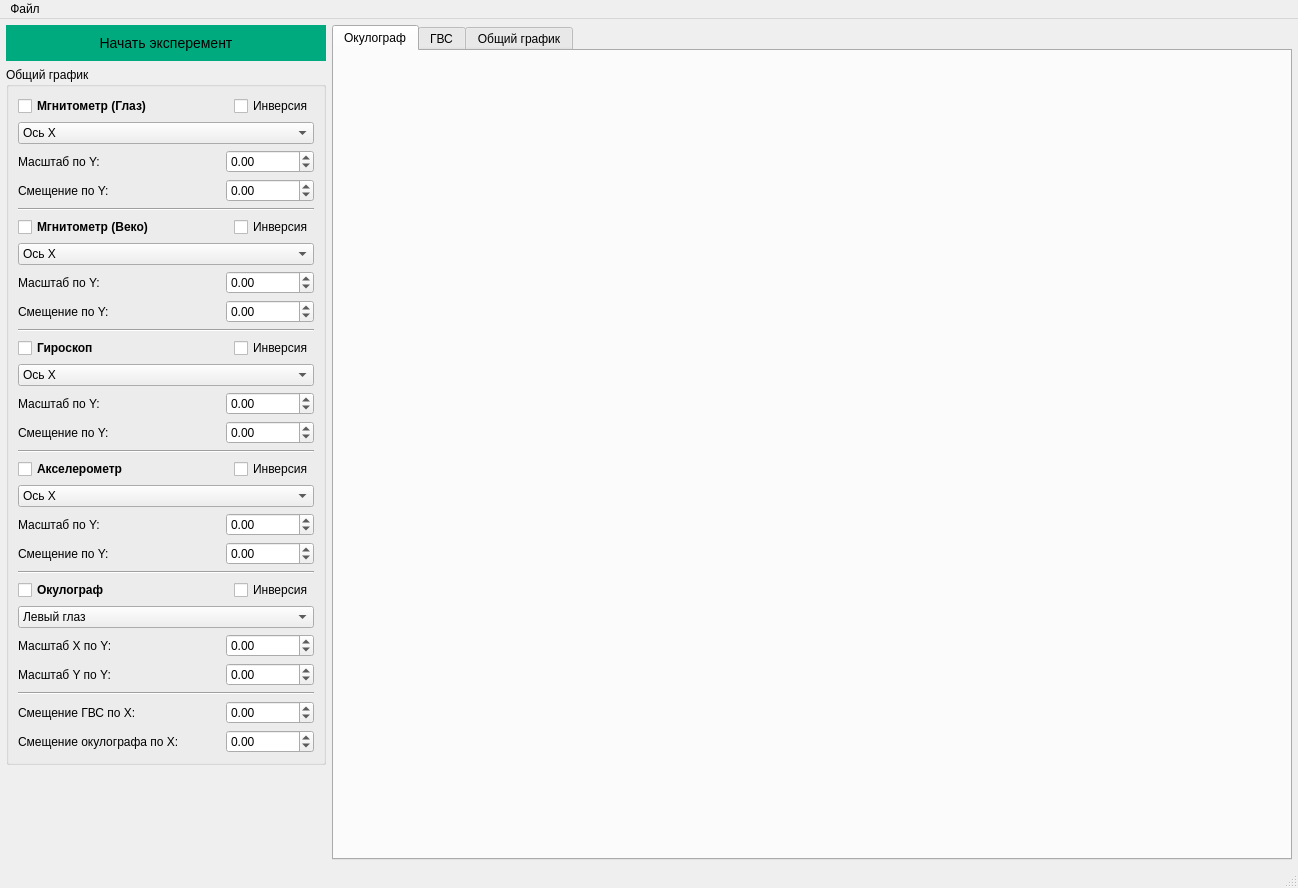
<?xml version="1.0" encoding="UTF-8"?>
<ui version="4.0">
 <class>MainWindow</class>
 <widget class="QMainWindow" name="MainWindow">
  <property name="geometry">
   <rect>
    <x>0</x>
    <y>0</y>
    <width>1298</width>
    <height>888</height>
   </rect>
  </property>
  <property name="windowTitle">
   <string>MainWindow</string>
  </property>
  <widget class="QWidget" name="centralwidget">
   <layout class="QHBoxLayout" name="horizontalLayout" stretch="3,9">
    <property name="spacing">
     <number>6</number>
    </property>
    <property name="leftMargin">
     <number>6</number>
    </property>
    <property name="topMargin">
     <number>6</number>
    </property>
    <property name="rightMargin">
     <number>6</number>
    </property>
    <property name="bottomMargin">
     <number>6</number>
    </property>
    <item>
     <layout class="QVBoxLayout" name="verticalLayout">
      <item>
       <widget class="QPushButton" name="pushButton">
        <property name="maximumSize">
         <size>
          <width>320</width>
          <height>16777215</height>
         </size>
        </property>
        <property name="styleSheet">
         <string notr="true">background-color: rgb(0, 170, 127);
color: &quot;#fff&quot;;
border: none;
padding: 10px 20px;
font-size: 14px;
font-weigth: &quot;bold&quot;;</string>
        </property>
        <property name="text">
         <string>Начать эксперемент</string>
        </property>
       </widget>
      </item>
      <item>
       <widget class="QGroupBox" name="groupBox">
        <property name="maximumSize">
         <size>
          <width>320</width>
          <height>16777215</height>
         </size>
        </property>
        <property name="title">
         <string>Общий график</string>
        </property>
        <layout class="QVBoxLayout" name="verticalLayout_8">
         <item>
          <layout class="QVBoxLayout" name="verticalLayout_3">
           <item>
            <layout class="QHBoxLayout" name="horizontalLayout_2">
             <item>
              <widget class="QCheckBox" name="checkBox_2">
               <property name="font">
                <font>
                 <weight>75</weight>
                 <bold>true</bold>
                </font>
               </property>
               <property name="text">
                <string>Мгнитометр (Глаз)</string>
               </property>
              </widget>
             </item>
             <item>
              <spacer name="horizontalSpacer">
               <property name="orientation">
                <enum>Qt::Horizontal</enum>
               </property>
               <property name="sizeHint" stdset="0">
                <size>
                 <width>40</width>
                 <height>20</height>
                </size>
               </property>
              </spacer>
             </item>
             <item>
              <widget class="QCheckBox" name="checkBox">
               <property name="text">
                <string>Инверсия</string>
               </property>
              </widget>
             </item>
            </layout>
           </item>
           <item>
            <widget class="QComboBox" name="comboBox">
             <item>
              <property name="text">
               <string>Ось X</string>
              </property>
             </item>
             <item>
              <property name="text">
               <string>Ось Y</string>
              </property>
             </item>
             <item>
              <property name="text">
               <string>Ось Z</string>
              </property>
             </item>
            </widget>
           </item>
           <item>
            <layout class="QHBoxLayout" name="horizontalLayout_4">
             <item>
              <widget class="QLabel" name="label_2">
               <property name="text">
                <string>Маcштаб по Y:</string>
               </property>
              </widget>
             </item>
             <item>
              <spacer name="horizontalSpacer_3">
               <property name="orientation">
                <enum>Qt::Horizontal</enum>
               </property>
               <property name="sizeHint" stdset="0">
                <size>
                 <width>40</width>
                 <height>20</height>
                </size>
               </property>
              </spacer>
             </item>
             <item>
              <widget class="QDoubleSpinBox" name="doubleSpinBox_2">
               <property name="minimum">
                <double>-9999999.000000000000000</double>
               </property>
               <property name="maximum">
                <double>9999999.000000000000000</double>
               </property>
              </widget>
             </item>
            </layout>
           </item>
           <item>
            <layout class="QHBoxLayout" name="horizontalLayout_3">
             <item>
              <widget class="QLabel" name="label">
               <property name="text">
                <string>Смещение по Y:</string>
               </property>
              </widget>
             </item>
             <item>
              <spacer name="horizontalSpacer_2">
               <property name="orientation">
                <enum>Qt::Horizontal</enum>
               </property>
               <property name="sizeHint" stdset="0">
                <size>
                 <width>40</width>
                 <height>20</height>
                </size>
               </property>
              </spacer>
             </item>
             <item>
              <widget class="QDoubleSpinBox" name="doubleSpinBox">
               <property name="minimum">
                <double>-9999999.000000000000000</double>
               </property>
               <property name="maximum">
                <double>9999999.000000000000000</double>
               </property>
              </widget>
             </item>
            </layout>
           </item>
          </layout>
         </item>
         <item>
          <widget class="Line" name="line">
           <property name="orientation">
            <enum>Qt::Horizontal</enum>
           </property>
          </widget>
         </item>
         <item>
          <layout class="QVBoxLayout" name="verticalLayout_4">
           <item>
            <layout class="QHBoxLayout" name="horizontalLayout_5">
             <item>
              <widget class="QCheckBox" name="checkBox_3">
               <property name="font">
                <font>
                 <weight>75</weight>
                 <bold>true</bold>
                </font>
               </property>
               <property name="text">
                <string>Мгнитометр (Веко)</string>
               </property>
              </widget>
             </item>
             <item>
              <spacer name="horizontalSpacer_4">
               <property name="orientation">
                <enum>Qt::Horizontal</enum>
               </property>
               <property name="sizeHint" stdset="0">
                <size>
                 <width>40</width>
                 <height>20</height>
                </size>
               </property>
              </spacer>
             </item>
             <item>
              <widget class="QCheckBox" name="checkBox_4">
               <property name="text">
                <string>Инверсия</string>
               </property>
              </widget>
             </item>
            </layout>
           </item>
           <item>
            <widget class="QComboBox" name="comboBox_2">
             <item>
              <property name="text">
               <string>Ось X</string>
              </property>
             </item>
             <item>
              <property name="text">
               <string>Ось Y</string>
              </property>
             </item>
             <item>
              <property name="text">
               <string>Ось Z</string>
              </property>
             </item>
            </widget>
           </item>
           <item>
            <layout class="QHBoxLayout" name="horizontalLayout_6">
             <item>
              <widget class="QLabel" name="label_3">
               <property name="text">
                <string>Маcштаб по Y:</string>
               </property>
              </widget>
             </item>
             <item>
              <spacer name="horizontalSpacer_5">
               <property name="orientation">
                <enum>Qt::Horizontal</enum>
               </property>
               <property name="sizeHint" stdset="0">
                <size>
                 <width>40</width>
                 <height>20</height>
                </size>
               </property>
              </spacer>
             </item>
             <item>
              <widget class="QDoubleSpinBox" name="doubleSpinBox_3">
               <property name="minimum">
                <double>-9999999.000000000000000</double>
               </property>
               <property name="maximum">
                <double>9999999.000000000000000</double>
               </property>
              </widget>
             </item>
            </layout>
           </item>
           <item>
            <layout class="QHBoxLayout" name="horizontalLayout_7">
             <item>
              <widget class="QLabel" name="label_4">
               <property name="text">
                <string>Смещение по Y:</string>
               </property>
              </widget>
             </item>
             <item>
              <spacer name="horizontalSpacer_6">
               <property name="orientation">
                <enum>Qt::Horizontal</enum>
               </property>
               <property name="sizeHint" stdset="0">
                <size>
                 <width>40</width>
                 <height>20</height>
                </size>
               </property>
              </spacer>
             </item>
             <item>
              <widget class="QDoubleSpinBox" name="doubleSpinBox_4">
               <property name="minimum">
                <double>-9999999.000000000000000</double>
               </property>
               <property name="maximum">
                <double>9999999.000000000000000</double>
               </property>
              </widget>
             </item>
            </layout>
           </item>
          </layout>
         </item>
         <item>
          <widget class="Line" name="line_2">
           <property name="orientation">
            <enum>Qt::Horizontal</enum>
           </property>
          </widget>
         </item>
         <item>
          <layout class="QVBoxLayout" name="verticalLayout_5">
           <item>
            <layout class="QHBoxLayout" name="horizontalLayout_8">
             <item>
              <widget class="QCheckBox" name="checkBox_5">
               <property name="font">
                <font>
                 <weight>75</weight>
                 <bold>true</bold>
                </font>
               </property>
               <property name="text">
                <string>Гироскоп</string>
               </property>
              </widget>
             </item>
             <item>
              <spacer name="horizontalSpacer_7">
               <property name="orientation">
                <enum>Qt::Horizontal</enum>
               </property>
               <property name="sizeHint" stdset="0">
                <size>
                 <width>40</width>
                 <height>20</height>
                </size>
               </property>
              </spacer>
             </item>
             <item>
              <widget class="QCheckBox" name="checkBox_6">
               <property name="text">
                <string>Инверсия</string>
               </property>
              </widget>
             </item>
            </layout>
           </item>
           <item>
            <widget class="QComboBox" name="comboBox_3">
             <item>
              <property name="text">
               <string>Ось X</string>
              </property>
             </item>
             <item>
              <property name="text">
               <string>Ось Y</string>
              </property>
             </item>
             <item>
              <property name="text">
               <string>Ось Z</string>
              </property>
             </item>
            </widget>
           </item>
           <item>
            <layout class="QHBoxLayout" name="horizontalLayout_9">
             <item>
              <widget class="QLabel" name="label_5">
               <property name="text">
                <string>Маcштаб по Y:</string>
               </property>
              </widget>
             </item>
             <item>
              <spacer name="horizontalSpacer_8">
               <property name="orientation">
                <enum>Qt::Horizontal</enum>
               </property>
               <property name="sizeHint" stdset="0">
                <size>
                 <width>40</width>
                 <height>20</height>
                </size>
               </property>
              </spacer>
             </item>
             <item>
              <widget class="QDoubleSpinBox" name="doubleSpinBox_5">
               <property name="minimum">
                <double>-9999999.000000000000000</double>
               </property>
               <property name="maximum">
                <double>9999999.000000000000000</double>
               </property>
              </widget>
             </item>
            </layout>
           </item>
           <item>
            <layout class="QHBoxLayout" name="horizontalLayout_10">
             <item>
              <widget class="QLabel" name="label_6">
               <property name="text">
                <string>Смещение по Y:</string>
               </property>
              </widget>
             </item>
             <item>
              <spacer name="horizontalSpacer_9">
               <property name="orientation">
                <enum>Qt::Horizontal</enum>
               </property>
               <property name="sizeHint" stdset="0">
                <size>
                 <width>40</width>
                 <height>20</height>
                </size>
               </property>
              </spacer>
             </item>
             <item>
              <widget class="QDoubleSpinBox" name="doubleSpinBox_6">
               <property name="minimum">
                <double>-9999999.000000000000000</double>
               </property>
               <property name="maximum">
                <double>9999999.000000000000000</double>
               </property>
              </widget>
             </item>
            </layout>
           </item>
          </layout>
         </item>
         <item>
          <widget class="Line" name="line_3">
           <property name="orientation">
            <enum>Qt::Horizontal</enum>
           </property>
          </widget>
         </item>
         <item>
          <layout class="QVBoxLayout" name="verticalLayout_6">
           <item>
            <layout class="QHBoxLayout" name="horizontalLayout_11">
             <item>
              <widget class="QCheckBox" name="checkBox_7">
               <property name="font">
                <font>
                 <weight>75</weight>
                 <bold>true</bold>
                </font>
               </property>
               <property name="text">
                <string>Акселерометр</string>
               </property>
              </widget>
             </item>
             <item>
              <spacer name="horizontalSpacer_10">
               <property name="orientation">
                <enum>Qt::Horizontal</enum>
               </property>
               <property name="sizeHint" stdset="0">
                <size>
                 <width>40</width>
                 <height>20</height>
                </size>
               </property>
              </spacer>
             </item>
             <item>
              <widget class="QCheckBox" name="checkBox_8">
               <property name="text">
                <string>Инверсия</string>
               </property>
              </widget>
             </item>
            </layout>
           </item>
           <item>
            <widget class="QComboBox" name="comboBox_4">
             <item>
              <property name="text">
               <string>Ось X</string>
              </property>
             </item>
             <item>
              <property name="text">
               <string>Ось Y</string>
              </property>
             </item>
             <item>
              <property name="text">
               <string>Ось Z</string>
              </property>
             </item>
            </widget>
           </item>
           <item>
            <layout class="QHBoxLayout" name="horizontalLayout_12">
             <item>
              <widget class="QLabel" name="label_7">
               <property name="text">
                <string>Маcштаб по Y:</string>
               </property>
              </widget>
             </item>
             <item>
              <spacer name="horizontalSpacer_11">
               <property name="orientation">
                <enum>Qt::Horizontal</enum>
               </property>
               <property name="sizeHint" stdset="0">
                <size>
                 <width>40</width>
                 <height>20</height>
                </size>
               </property>
              </spacer>
             </item>
             <item>
              <widget class="QDoubleSpinBox" name="doubleSpinBox_7">
               <property name="minimum">
                <double>-9999999.000000000000000</double>
               </property>
               <property name="maximum">
                <double>9999999.000000000000000</double>
               </property>
              </widget>
             </item>
            </layout>
           </item>
           <item>
            <layout class="QHBoxLayout" name="horizontalLayout_13">
             <item>
              <widget class="QLabel" name="label_8">
               <property name="text">
                <string>Смещение по Y:</string>
               </property>
              </widget>
             </item>
             <item>
              <spacer name="horizontalSpacer_12">
               <property name="orientation">
                <enum>Qt::Horizontal</enum>
               </property>
               <property name="sizeHint" stdset="0">
                <size>
                 <width>40</width>
                 <height>20</height>
                </size>
               </property>
              </spacer>
             </item>
             <item>
              <widget class="QDoubleSpinBox" name="doubleSpinBox_8">
               <property name="minimum">
                <double>-9999999.000000000000000</double>
               </property>
               <property name="maximum">
                <double>9999999.000000000000000</double>
               </property>
              </widget>
             </item>
            </layout>
           </item>
          </layout>
         </item>
         <item>
          <widget class="Line" name="line_4">
           <property name="orientation">
            <enum>Qt::Horizontal</enum>
           </property>
          </widget>
         </item>
         <item>
          <layout class="QVBoxLayout" name="verticalLayout_7">
           <item>
            <layout class="QHBoxLayout" name="horizontalLayout_14">
             <item>
              <widget class="QCheckBox" name="checkBox_9">
               <property name="font">
                <font>
                 <weight>75</weight>
                 <bold>true</bold>
                </font>
               </property>
               <property name="text">
                <string>Окулограф</string>
               </property>
              </widget>
             </item>
             <item>
              <spacer name="horizontalSpacer_13">
               <property name="orientation">
                <enum>Qt::Horizontal</enum>
               </property>
               <property name="sizeHint" stdset="0">
                <size>
                 <width>40</width>
                 <height>20</height>
                </size>
               </property>
              </spacer>
             </item>
             <item>
              <widget class="QCheckBox" name="checkBox_10">
               <property name="text">
                <string>Инверсия</string>
               </property>
              </widget>
             </item>
            </layout>
           </item>
           <item>
            <widget class="QComboBox" name="comboBox_5">
             <item>
              <property name="text">
               <string>Левый глаз</string>
              </property>
             </item>
             <item>
              <property name="text">
               <string>Правый глаз</string>
              </property>
             </item>
             <item>
              <property name="text">
               <string>Оба глаза</string>
              </property>
             </item>
            </widget>
           </item>
           <item>
            <layout class="QHBoxLayout" name="horizontalLayout_15">
             <item>
              <widget class="QLabel" name="label_9">
               <property name="text">
                <string>Маcштаб X по Y:</string>
               </property>
              </widget>
             </item>
             <item>
              <spacer name="horizontalSpacer_14">
               <property name="orientation">
                <enum>Qt::Horizontal</enum>
               </property>
               <property name="sizeHint" stdset="0">
                <size>
                 <width>40</width>
                 <height>20</height>
                </size>
               </property>
              </spacer>
             </item>
             <item>
              <widget class="QDoubleSpinBox" name="doubleSpinBox_9">
               <property name="minimum">
                <double>-9999999.000000000000000</double>
               </property>
               <property name="maximum">
                <double>9999999.000000000000000</double>
               </property>
              </widget>
             </item>
            </layout>
           </item>
           <item>
            <layout class="QHBoxLayout" name="horizontalLayout_16">
             <item>
              <widget class="QLabel" name="label_10">
               <property name="text">
                <string>Маcштаб Y по Y:</string>
               </property>
              </widget>
             </item>
             <item>
              <spacer name="horizontalSpacer_15">
               <property name="orientation">
                <enum>Qt::Horizontal</enum>
               </property>
               <property name="sizeHint" stdset="0">
                <size>
                 <width>40</width>
                 <height>20</height>
                </size>
               </property>
              </spacer>
             </item>
             <item>
              <widget class="QDoubleSpinBox" name="doubleSpinBox_10">
               <property name="minimum">
                <double>-9999999.000000000000000</double>
               </property>
               <property name="maximum">
                <double>9999999.000000000000000</double>
               </property>
              </widget>
             </item>
            </layout>
           </item>
          </layout>
         </item>
         <item>
          <widget class="Line" name="line_5">
           <property name="orientation">
            <enum>Qt::Horizontal</enum>
           </property>
          </widget>
         </item>
         <item>
          <layout class="QHBoxLayout" name="horizontalLayout_17">
           <item>
            <widget class="QLabel" name="label_11">
             <property name="text">
              <string>Смещение ГВС по X: </string>
             </property>
            </widget>
           </item>
           <item>
            <spacer name="horizontalSpacer_16">
             <property name="orientation">
              <enum>Qt::Horizontal</enum>
             </property>
             <property name="sizeHint" stdset="0">
              <size>
               <width>40</width>
               <height>20</height>
              </size>
             </property>
            </spacer>
           </item>
           <item>
            <widget class="QDoubleSpinBox" name="doubleSpinBox_11">
             <property name="minimum">
              <double>-9999999.000000000000000</double>
             </property>
             <property name="maximum">
              <double>9999999.000000000000000</double>
             </property>
            </widget>
           </item>
          </layout>
         </item>
         <item>
          <layout class="QHBoxLayout" name="horizontalLayout_18">
           <item>
            <widget class="QLabel" name="label_12">
             <property name="text">
              <string>Смещение окулографа по X:</string>
             </property>
            </widget>
           </item>
           <item>
            <spacer name="horizontalSpacer_17">
             <property name="orientation">
              <enum>Qt::Horizontal</enum>
             </property>
             <property name="sizeHint" stdset="0">
              <size>
               <width>40</width>
               <height>20</height>
              </size>
             </property>
            </spacer>
           </item>
           <item>
            <widget class="QDoubleSpinBox" name="doubleSpinBox_12">
             <property name="minimum">
              <double>-9999999.000000000000000</double>
             </property>
             <property name="maximum">
              <double>9999999.000000000000000</double>
             </property>
            </widget>
           </item>
          </layout>
         </item>
        </layout>
       </widget>
      </item>
      <item>
       <spacer name="verticalSpacer">
        <property name="orientation">
         <enum>Qt::Vertical</enum>
        </property>
        <property name="sizeHint" stdset="0">
         <size>
          <width>20</width>
          <height>40</height>
         </size>
        </property>
       </spacer>
      </item>
     </layout>
    </item>
    <item>
     <layout class="QVBoxLayout" name="verticalLayout_2">
      <item>
       <widget class="QTabWidget" name="tabWidget">
        <property name="currentIndex">
         <number>0</number>
        </property>
        <widget class="QWidget" name="tab">
         <attribute name="title">
          <string>Окулограф</string>
         </attribute>
         <layout class="QHBoxLayout" name="horizontalLayout_19">
          <property name="leftMargin">
           <number>0</number>
          </property>
          <property name="topMargin">
           <number>0</number>
          </property>
          <property name="rightMargin">
           <number>0</number>
          </property>
          <property name="bottomMargin">
           <number>0</number>
          </property>
          <item>
           <widget class="GraphicsLayoutWidget" name="widget" native="true"/>
          </item>
         </layout>
        </widget>
        <widget class="QWidget" name="tab_2">
         <attribute name="title">
          <string>ГВС</string>
         </attribute>
         <layout class="QHBoxLayout" name="horizontalLayout_20">
          <property name="leftMargin">
           <number>0</number>
          </property>
          <property name="topMargin">
           <number>0</number>
          </property>
          <property name="rightMargin">
           <number>0</number>
          </property>
          <property name="bottomMargin">
           <number>0</number>
          </property>
          <item>
           <widget class="GraphicsLayoutWidget" name="widget_2" native="true"/>
          </item>
         </layout>
        </widget>
        <widget class="QWidget" name="tab_3">
         <attribute name="title">
          <string>Общий график</string>
         </attribute>
         <layout class="QHBoxLayout" name="horizontalLayout_21">
          <property name="leftMargin">
           <number>0</number>
          </property>
          <property name="topMargin">
           <number>0</number>
          </property>
          <property name="rightMargin">
           <number>0</number>
          </property>
          <property name="bottomMargin">
           <number>0</number>
          </property>
          <item>
           <layout class="QVBoxLayout" name="verticalLayout_9">
            <item>
             <widget class="GraphicsLayoutWidget" name="widget_3" native="true"/>
            </item>
            <item>
             <widget class="GraphicsLayoutWidget" name="widget_4" native="true">
              <property name="maximumSize">
               <size>
                <width>16777215</width>
                <height>200</height>
               </size>
              </property>
             </widget>
            </item>
           </layout>
          </item>
         </layout>
        </widget>
       </widget>
      </item>
     </layout>
    </item>
   </layout>
  </widget>
  <widget class="QMenuBar" name="menubar">
   <property name="geometry">
    <rect>
     <x>0</x>
     <y>0</y>
     <width>1298</width>
     <height>19</height>
    </rect>
   </property>
   <widget class="QMenu" name="menu">
    <property name="title">
     <string>Файл</string>
    </property>
    <addaction name="action"/>
    <addaction name="action_2"/>
    <addaction name="separator"/>
    <addaction name="action_3"/>
    <addaction name="action_4"/>
    <addaction name="action_5"/>
    <addaction name="separator"/>
    <addaction name="action_8"/>
   </widget>
   <addaction name="menu"/>
  </widget>
  <widget class="QStatusBar" name="statusbar"/>
  <action name="action">
   <property name="icon">
    <iconset resource="icons.qrc">
     <normaloff>:/icons/open</normaloff>:/icons/open</iconset>
   </property>
   <property name="text">
    <string>Открыть эксперимент</string>
   </property>
  </action>
  <action name="action_2">
   <property name="icon">
    <iconset resource="icons.qrc">
     <normaloff>:/icons/save</normaloff>:/icons/save</iconset>
   </property>
   <property name="text">
    <string>Сохранить эксперимент</string>
   </property>
  </action>
  <action name="action_3">
   <property name="icon">
    <iconset resource="icons.qrc">
     <normaloff>:/icons/open</normaloff>:/icons/open</iconset>
   </property>
   <property name="text">
    <string>Открыть дамп ГВС (Глаз)</string>
   </property>
  </action>
  <action name="action_4">
   <property name="icon">
    <iconset resource="icons.qrc">
     <normaloff>:/icons/open</normaloff>:/icons/open</iconset>
   </property>
   <property name="text">
    <string>Открыть дамп ГВС (Веко)</string>
   </property>
  </action>
  <action name="action_5">
   <property name="icon">
    <iconset resource="icons.qrc">
     <normaloff>:/icons/open</normaloff>:/icons/open</iconset>
   </property>
   <property name="text">
    <string>Открыть дамп окулографа</string>
   </property>
  </action>
  <action name="action_8">
   <property name="text">
    <string>Выход</string>
   </property>
  </action>
 </widget>
 <customwidgets>
  <customwidget>
   <class>GraphicsLayoutWidget</class>
   <extends>QWidget</extends>
   <header location="global">pyqtgraph</header>
   <container>1</container>
  </customwidget>
 </customwidgets>
 <resources>
  <include location="icons.qrc"/>
 </resources>
 <connections/>
</ui>
